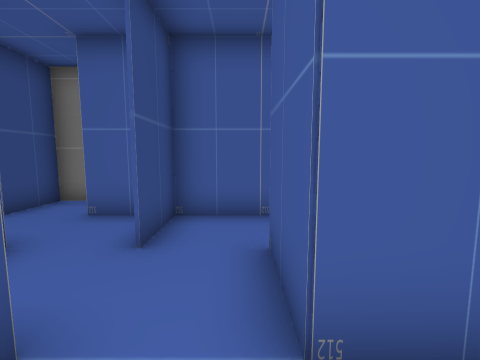
[1] (above)

23 first-person views from a walk through a scene from a Unity 3-D project. The camera is 1.4 m above the floor, tilts 6° down and sees 90° across. The floor is counted in squares, 1 m on a side. Each view is taken from the middle of a square. On the plan, view 1 faces up. The plan holds only what a view shows up to about 13 squares ahead; the rest is blank.

[2]
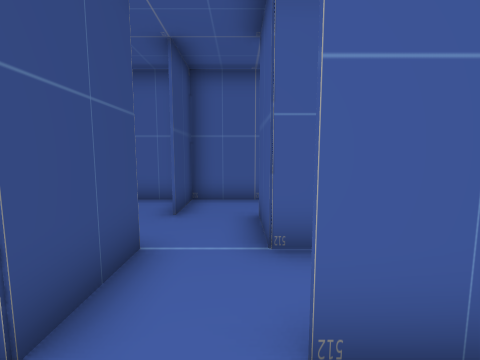

[3]
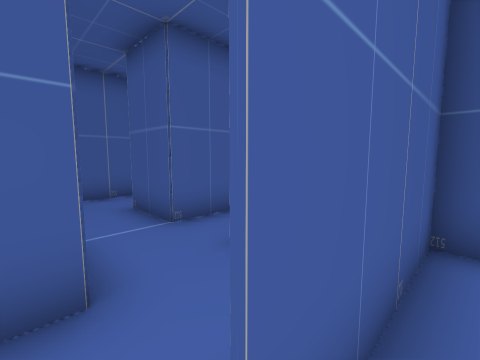

[4]
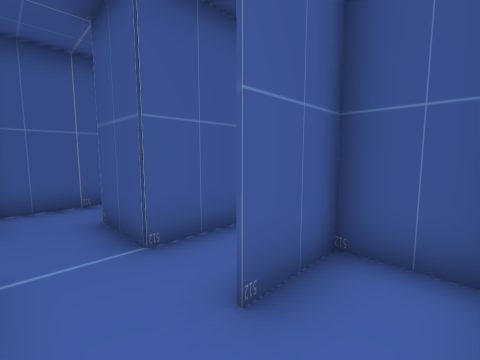

[5]
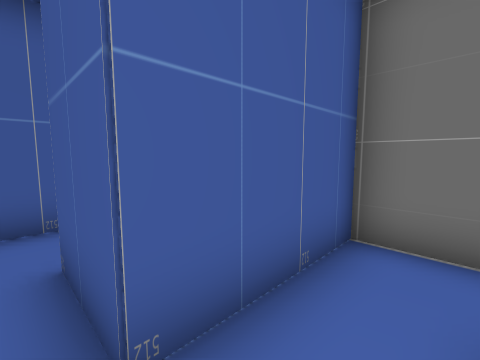

[6]
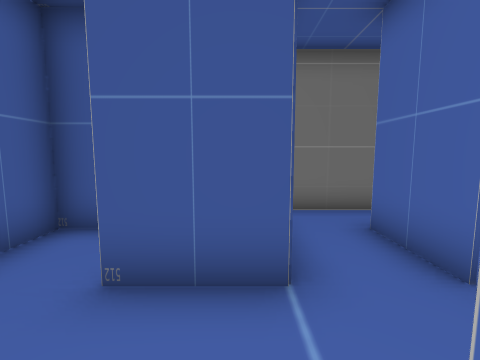

[7]
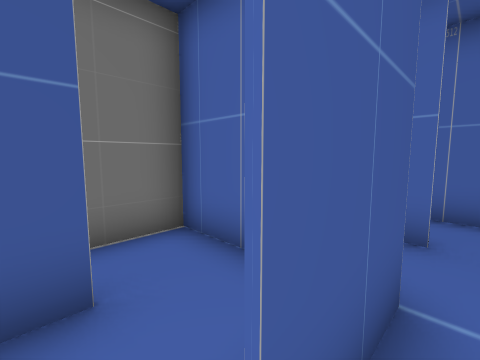

[8]
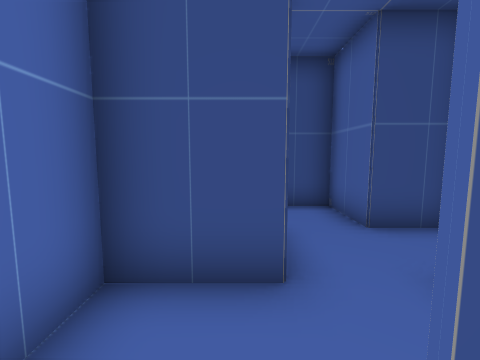

[9]
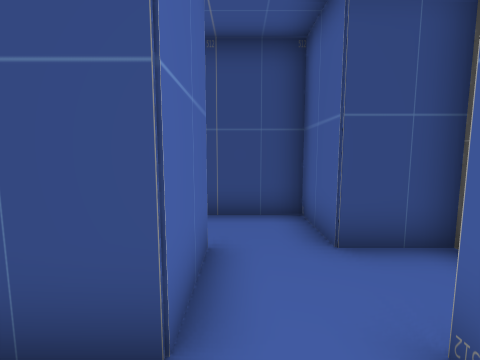

[10]
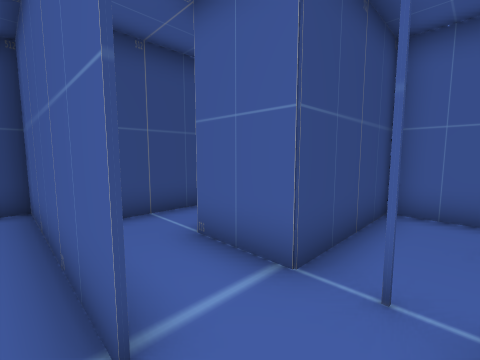

[11]
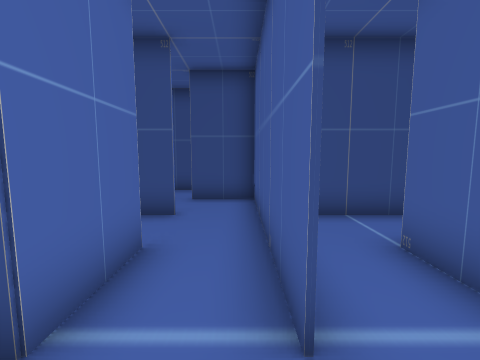

[12]
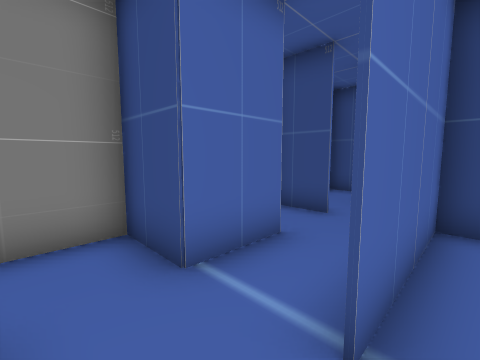

[13]
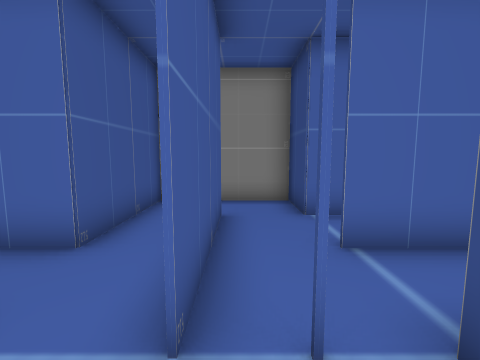

[14]
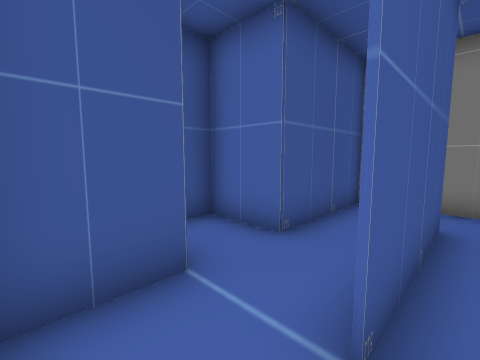

[15]
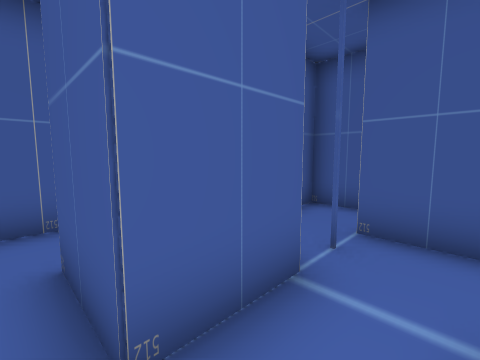

[16]
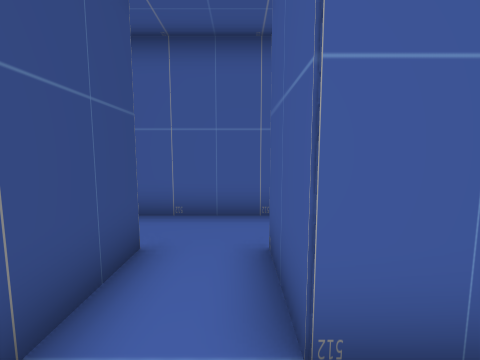

[17]
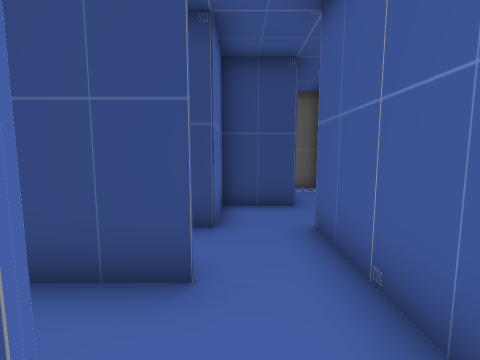

[18]
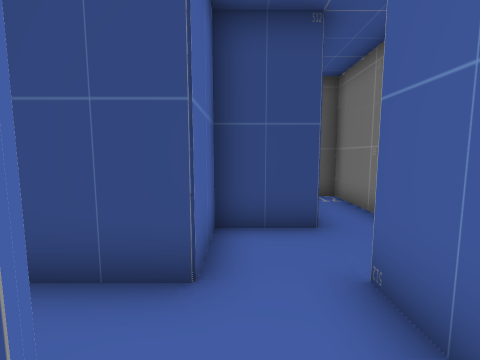

[19]
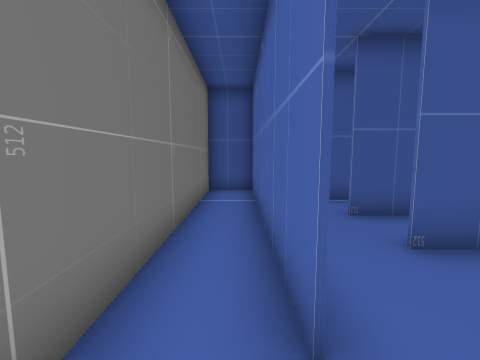

[20]
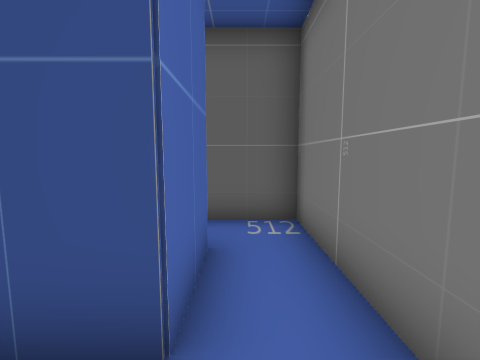

[21]
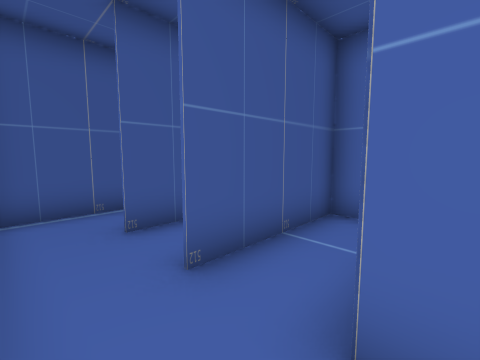

[22]
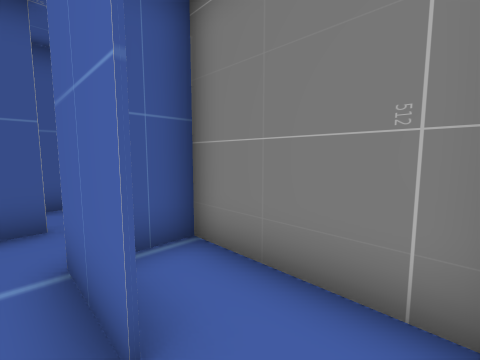

[23]
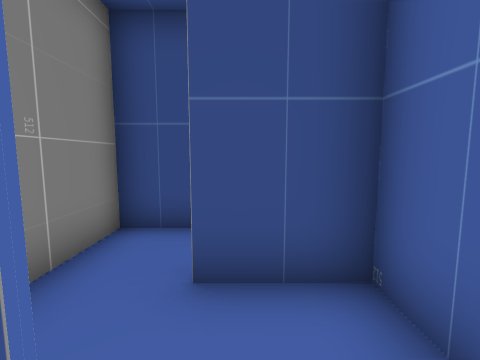

### Floor plan
Ten units are one square. View 1 is at (0, 0); x grows to the right and y downward. Boxes are objects, and circles mark ways between rooms. Rooms are numbered by the first view taken in them; rooms with no view inside come last. Other rooms are left out.
<svg viewBox="-196 -77 242 126">
<path fill="none" stroke="#000" d="M4 5 25 5M-15 -15 -15 6M41 -14 4 -14M41 15 41 -9M-1 25 8 25M-15 6 -21 6M24 31 24 6 4 6M4 -14 4 -35M-35 -35 -35 -15 -15 -15M-20 -54 -36 -54M4 -54 -15 -54 -15 -34M-75 6 -95 6M-56 26 -56 4M-80 43 -54 43M-96 25 -75 25 -75 44M-56 4 -56 -15M-75 -14 -96 -14M-95 5 -75 5M-75 -34 -75 -14M-115 -35 -115 6M-96 -14 -96 -35M-92 -54 -114 -54M-122 5 -95 5M-136 -55 -60 -55M-176 -55 -155 -55M-56 -55 -56 -72M-46 -72 -191 -72 -191 -52M-155 -55 -155 -35 -135 -35M-115 25 -115 39M-95 6 -135 6 -135 26M-111 43 -80 43M-36 44 -36 5M-36 5 -15 5 -15 -2M-155 29 -155 43 -134 43M-56 -35 -35 -35M-36 -14 -36 -35 -41 -35M-76 -25 -76 -51M-114 -54 -136 -54M-55 -54 -75 -54 -75 -34"/>
<circle cx="0" cy="10" r="3" fill="#2a7"/>
<circle cx="0" cy="-10" r="3" fill="#2a7"/>
<circle cx="-30" cy="-40" r="3" fill="#2a7"/>
<circle cx="-65" cy="10" r="3" fill="#2a7"/>
<circle cx="-90" cy="20" r="3" fill="#2a7"/>
<circle cx="-50" cy="30" r="3" fill="#2a7"/>
<circle cx="-60" cy="-10" r="3" fill="#2a7"/>
<circle cx="-85" cy="0" r="3" fill="#2a7"/>
<circle cx="-50" cy="-20" r="3" fill="#2a7"/>
<circle cx="-60" cy="-30" r="3" fill="#2a7"/>
<circle cx="-90" cy="-40" r="3" fill="#2a7"/>
<circle cx="-110" cy="-40" r="3" fill="#2a7"/>
<circle cx="-140" cy="-50" r="3" fill="#2a7"/>
<circle cx="-130" cy="-40" r="3" fill="#2a7"/>
<circle cx="-120" cy="30" r="3" fill="#2a7"/>
<circle cx="-40" cy="15" r="3" fill="#2a7"/>
<circle cx="-40" cy="-10" r="3" fill="#2a7"/>
<circle cx="-50" cy="-40" r="3" fill="#2a7"/>
<text x="10" y="0">1</text>
<text x="0" y="20">2</text>
<text x="-10" y="-30">3</text>
<text x="-70" y="20">4</text>
<text x="-70" y="0">5</text>
<text x="-60" y="-30">6</text>
<text x="-100" y="-30">7</text>
<text x="-120" y="-60">8</text>
<text x="-140" y="-50">9</text>
<text x="-110" y="20">10</text>
<text x="-40" y="20">11</text>
<text x="-30" y="0">12</text>
<text x="-130" y="30">13</text>
<text x="-40" y="-40">14</text>
<text x="-50" y="-20">15</text>
<text x="-80" y="-30">16</text>
<text x="-130" y="-40">17</text>
<text x="-60" y="-40">18</text>
</svg>
Room 1 opens to room 2. Room 1 opens to room 3. Room 3 opens to room 14. Room 4 opens to room 5. Room 4 opens to room 10. Room 4 opens to room 11. Room 5 opens to room 6. Room 5 opens to room 7. Room 6 opens to room 15. Room 6 opens to room 18. Room 7 opens to room 16. Room 7 opens to room 17. Room 8 opens to room 9. Room 9 opens to room 17. Room 10 opens to room 13. Room 11 opens to room 12. Room 12 opens to room 15. Room 14 opens to room 18.

Where each view was taken, in squares from view 1:
view 1: 0 up, 0 right, facing up
view 2: 2 down, 0 right, facing up
view 3: 3 down, 2 left, facing up-right
view 4: 2 down, 1 left, facing up-right
view 5: 0 up, 0 right, facing up-right
view 6: 2 up, 2 left, facing right
view 7: 4 up, 0 right, facing down-right
view 8: 3 up, 1 left, facing left
view 9: 4 up, 2 left, facing left
view 10: 1 down, 6 left, facing up-left
view 11: 1 down, 6 left, facing left
view 12: 0 up, 6 left, facing down-left
view 13: 3 up, 6 left, facing down
view 14: 3 up, 6 left, facing down-right
view 15: 0 up, 10 left, facing up-right
view 16: 0 up, 10 left, facing up
view 17: 4 up, 9 left, facing left
view 18: 4 up, 11 left, facing left
view 19: 6 up, 15 left, facing right
view 20: 6 up, 14 left, facing left
view 21: 5 up, 14 left, facing down-right
view 22: 2 down, 11 left, facing down-right
view 23: 2 down, 11 left, facing left
